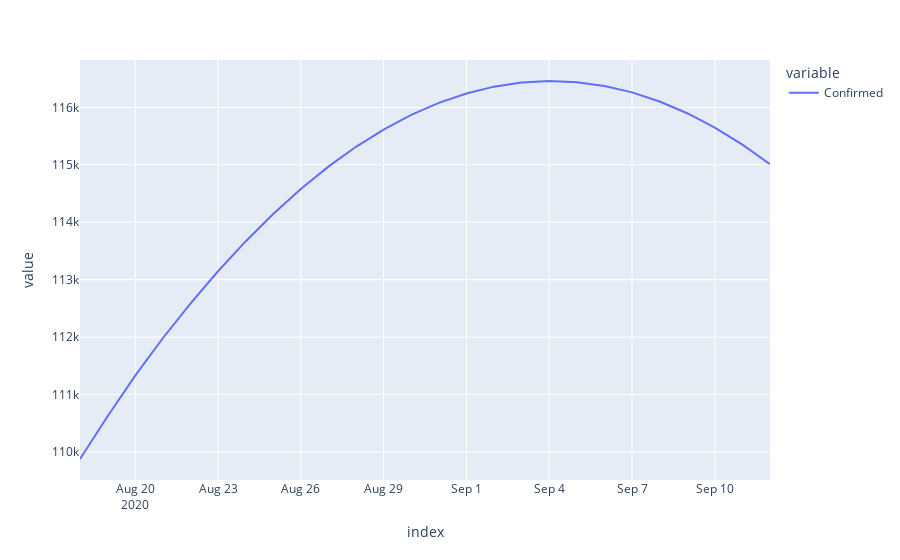

The notebook cell this image was saved under:
### Code cell
cleaned_dfs['Alabama']['Confirmed'].plot()

### Figure 1 — Plotly figure (JSON) as saved in the notebook; plotly's stock layout.template omitted (floating-point values rounded to 4 significant figures)
{"data": [{"hovertemplate": "variable=Confirmed<br>index=%{x}<br>value=%{y}<extra></extra>", "legendgroup": "Confirmed", "line": {"color": "#636efa", "dash": "solid"}, "mode": "lines", "name": "Confirmed", "orientation": "v", "showlegend": true, "type": "scatter", "x": ["2020-08-18T00:00:00", "2020-08-19T00:00:00", "2020-08-20T00:00:00", "2020-08-21T00:00:00", "2020-08-22T00:00:00", "2020-08-23T00:00:00", "2020-08-24T00:00:00", "2020-08-25T00:00:00", "2020-08-26T00:00:00", "2020-08-27T00:00:00", "2020-08-28T00:00:00", "2020-08-29T00:00:00", "2020-08-30T00:00:00", "2020-08-31T00:00:00", "2020-09-01T00:00:00", "2020-09-02T00:00:00", "2020-09-03T00:00:00", "2020-09-04T00:00:00", "2020-09-05T00:00:00", "2020-09-06T00:00:00", "2020-09-07T00:00:00", "2020-09-08T00:00:00", "2020-09-09T00:00:00", "2020-09-10T00:00:00", "2020-09-11T00:00:00", "2020-09-12T00:00:00"], "xaxis": "x", "y": [109900.0, 110600.0, 111300.0, 112000.0, 112600.0, 113100.0, 113700.0, 114100.0, 114600.0, 115000.0, 115300.0, 115600.0, 115900.0, 116100.0, 116200.0, 116400.0, 116400.0, 116500.0, 116400.0, 116400.0, 116300.0, 116100.0, 115900.0, 115600.0, 115400.0, 115000.0], "yaxis": "y"}], "layout": {"legend": {"title": {"text": "variable"}, "tracegroupgap": 0}, "margin": {"t": 60}, "xaxis": {"anchor": "y", "domain": [0, 1], "title": {"text": "index"}}, "yaxis": {"anchor": "x", "domain": [0, 1], "title": {"text": "value"}}}}
